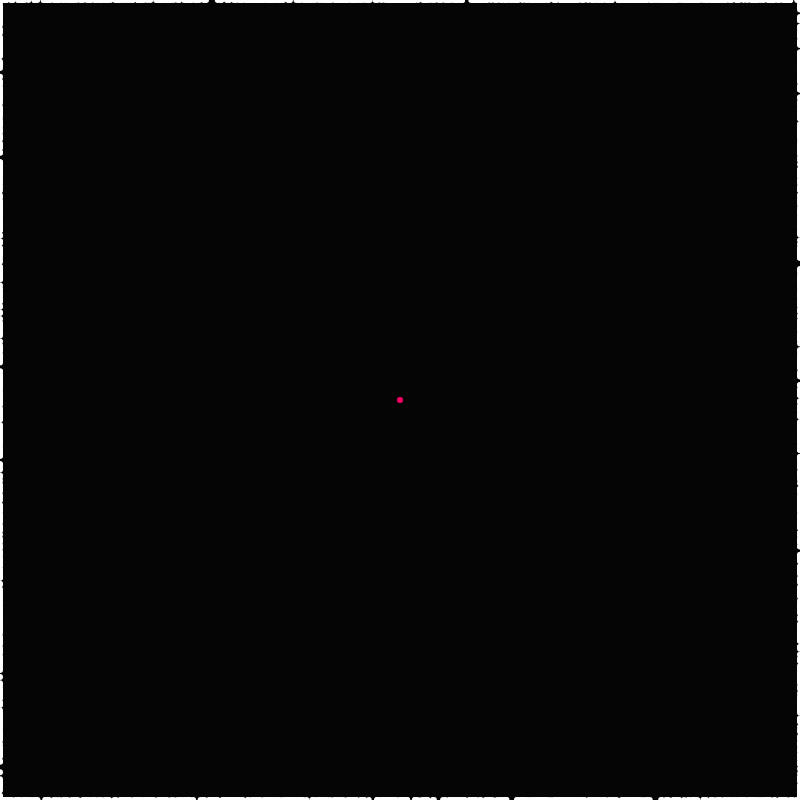
Frame 1 (no input)
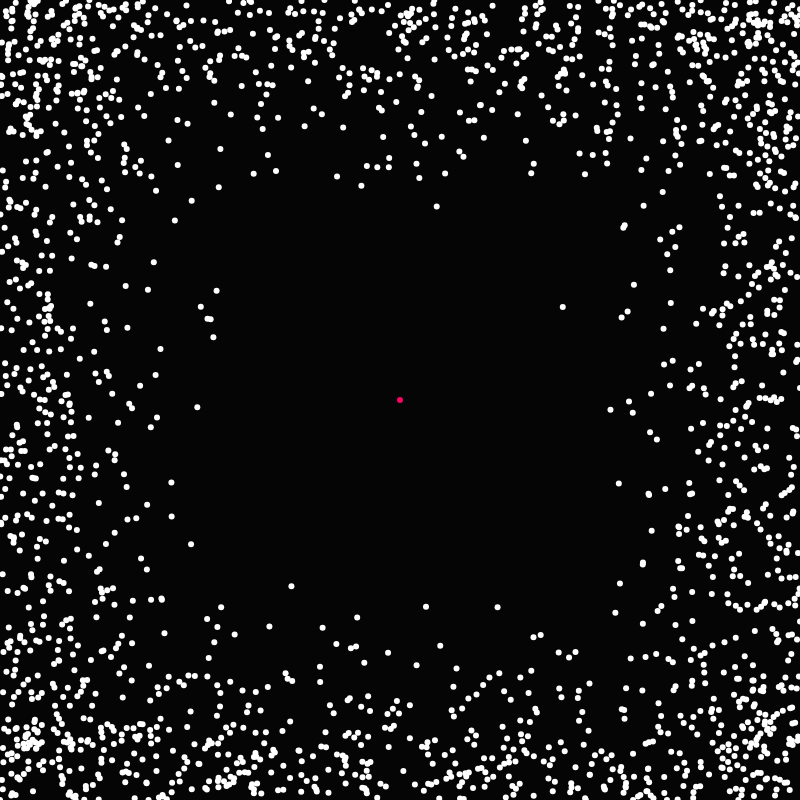
Frame 60 (no input)
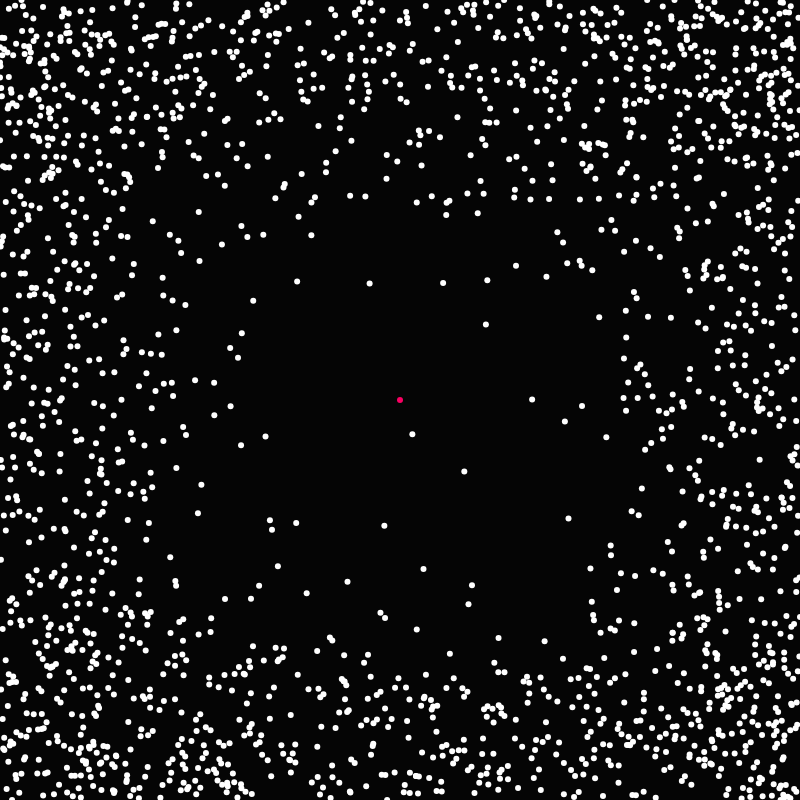
Frame 120 (the mouse pressed at the canvas centre since frame 60)

The p5.js sketch that drew these frames (run headless with seeded random() and noise() and a simulated clock; from frame 60 on, the mouse is pressed at the canvas centre):

// p5.js sketch
// ── sketch.js
var tree=[];
var walkers=[];
var walker_pop=2000;
var iterations=200;
var r=4;

function setup() {
	createCanvas(800,800);

	// for(var x=0;x<width;x+=r*2){
	// 	tree.push(new Walker(createVector(x,height),true));
	// }


 	tree[0]=new Walker(createVector(width/2,height/2),true);

	for(var i=0;i<walker_pop;++i)
				{	var v=createVector(random(width),random(height));
					walkers[i]=new Walker(randomPoint(),false);
				}
				background(0);
}

function draw() {
		background(5);




							for(var i=0;i<tree.length;++i){
													tree[i].show();
												}
												for(var i=0;i<walkers.length;++i){
																		walkers[i].show();
																	}


					 for(var j=0;j<iterations;++j)
						 				{
							for(var i=0;i<walkers.length;++i){
														walkers[i].walk();

														if(walkers[i].checkStuck()){
															tree.push(walkers[i]);
														}
													}
													for(var i=walkers.length-1;i>=0;--i){
														if(walkers[i].stuck)walkers.splice(i,1);
													}

											}

						// while(walkers.length<walker_pop){
            //
            //
						// walkers.push(new Walker(randomPoint(),false));
						// }


		}
function randomPoint(){
var i=floor(random(4));

	if(i==0){
		var x=random(width);
		return createVector(x,0);
	}
	else if(i==1){
		var x=random(width);
		return createVector(x,height);
	}
	else if(i==2){
		var y=random(height);
		return createVector(0,y);
	}
	else{
		var y=random(height);
		return createVector(width,y);
	}
}

// ── walker.js
function Walker(v,stuck){
  this.pos=v;

  this.stuck=stuck;

  this.walk=function(){
  var vel=p5.Vector.random2D();
  //vel.setMag(1);

  this.pos.add(vel);
  this.pos.x=constrain(this.pos.x,0,width);
  this.pos.y=constrain(this.pos.y,0,height);


}
this.checkStuck=function(){

  for(var i=0;i<tree.length;++i){
            var d=this.distSq(this.pos,tree[i].pos);
            if(d<r*r*3){

                                          this.stuck=true;
                                        return true;

              }
              }
              return false;
            }

  this.show=function(){
    //strokeWeight(r*0.5);
    noStroke(255,200);
    if(!this.stuck)
        fill(255);

  else
   {
     //colorMode(HSB);
  // fill(random(255),255,255,160);
  fill(255,0,100,250);
  colorMode(RGB);
}
    ellipse(this.pos.x,this.pos.y,6,6);
  }

  this.distSq=function (a,b){
    var dx=b.x-a.x;
    var dy=b.y-a.y;
    return dx*dx+dy*dy;
  }
}
